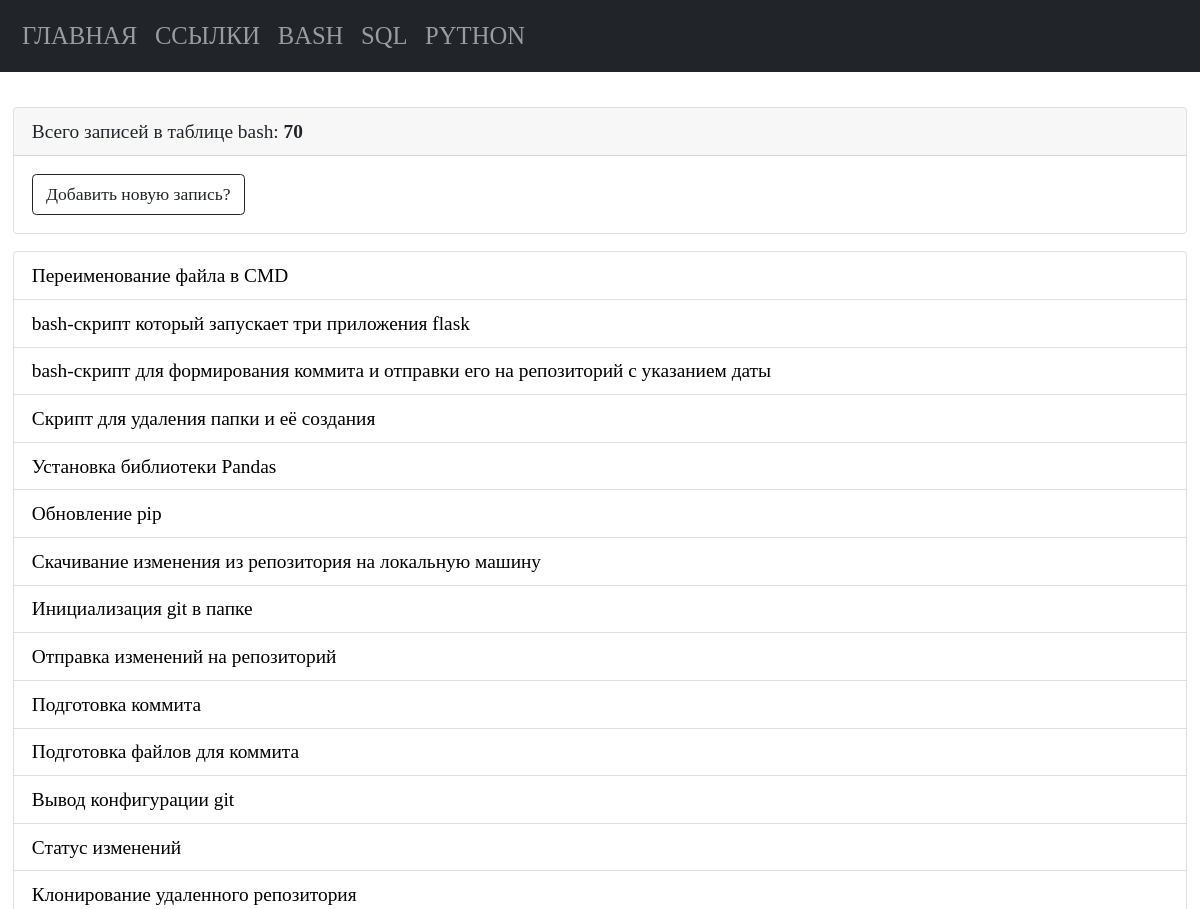
The app's page /bash (upper part), older data.
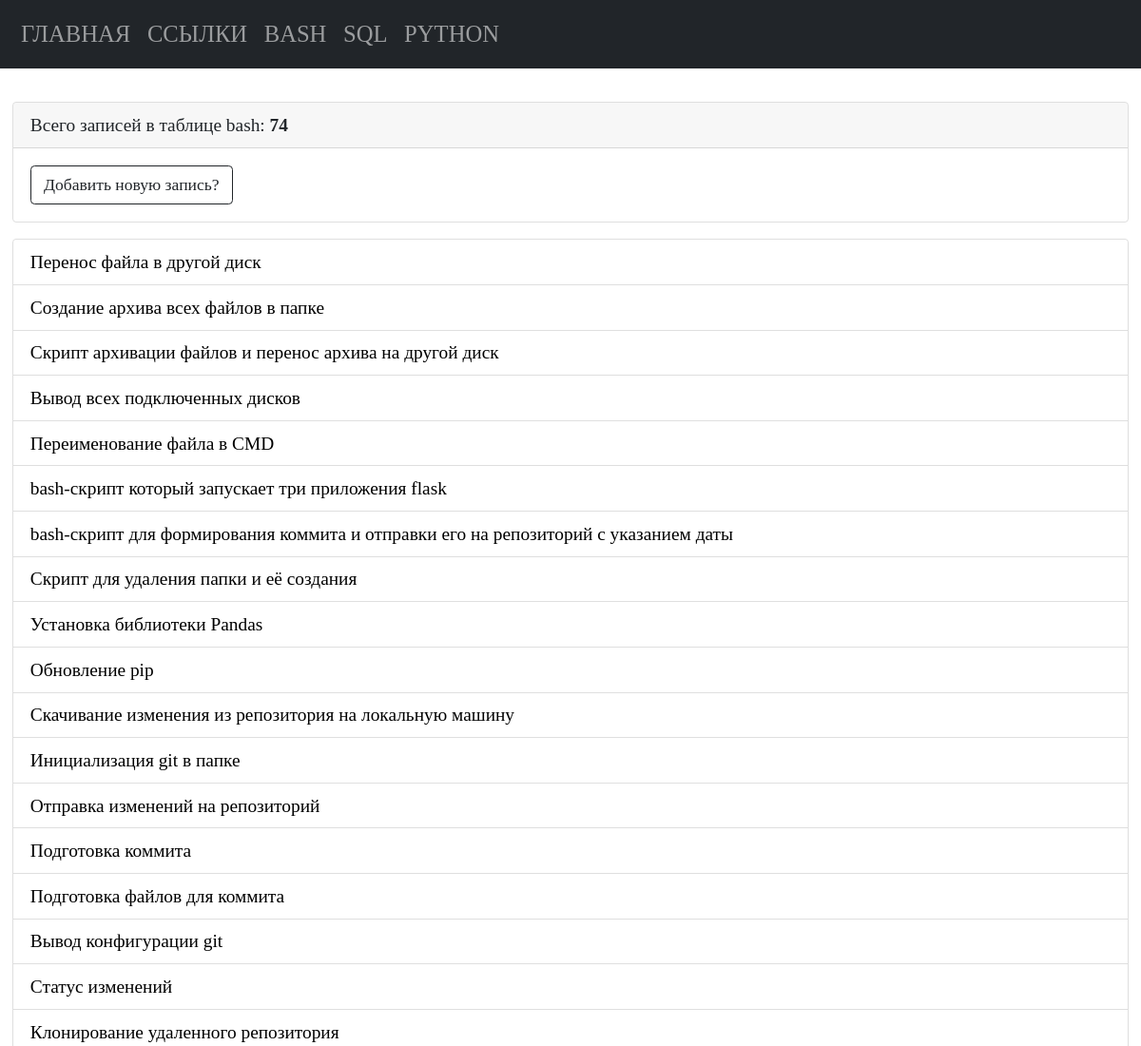
The same page, newer data.
### tables this page shows
CREATE TABLE "bash" (
    bash_id INTEGER PRIMARY KEY AUTOINCREMENT,
    bash_command TEXT NOT NULL,
    bash_name TEXT NOT NULL
  );

### modules/bash/bash_list_commands.py (the view)
@bp.route("/bash")
def bash_list_commands():
    conn = connect.get_db_connection()
    cur = conn.cursor()
    bash_list_count = cur.execute("SELECT COUNT(*) FROM bash")
    bash_list_count_print = bash_list_count.fetchone()
    bash_list_count_print_int = int(bash_list_count_print[0])
    bash_list = conn.execute("SELECT * FROM bash ORDER BY 1 DESC").fetchall()
    conn.close()
    return render_template("bash/bash_list_commands.html",
                           bash_list=bash_list,
                           bash_list_count_print_int=bash_list_count_print_int,
                           )

### modules/connect.py (called while the page is built)
def get_db_connection():
    db_path = os.path.join(BASE_DIR, '../database.db')
    conn = sqlite3.connect(db_path)
    conn.row_factory = sqlite3.Row
    return conn

### templates/bash/bash_list_commands.html
{% extends "base.html" %} {% block title %}Команды bash{% endblock %} {% block content %}
<div class="card mb-3">
   <div class="card-header">
      Всего записей в таблице bash: <b>{{ bash_list_count_print_int }}</b>
   </div>
   <div class="card-body">
      <p class="card-text">
         <a href="{{ url_for('add_bash_command.add_bash_command') }}" class="btn btn-outline-dark">Добавить новую запись?</a>
      </p>
   </div>
</div>
<ul class="list-group">
   {% for bash_list in bash_list %}
   <li class="list-group-item"><a href="{{ url_for('get_post_bash_command.get_post_bash_command', bash_id=bash_list['bash_id']) }}">{{
         bash_list['bash_name'] }}</a></li>
   {% endfor %}
</ul>
{% endblock %}

### templates/base.html (shortened to what this page needs)
<!doctype html>
<html>
   <head>
      <link href="https://cdn.jsdelivr.net/npm/bootstrap@5.0.2/dist/css/bootstrap.min.css" rel="stylesheet">
      <link href="{{ url_for('static', filename='styles.css') }}" rel="stylesheet">
   </head>
   <body>
      {% include 'navbar.html' %}
      <div class="container-fluid">
         <article>
            {% block content %}
            {% endblock %}
         </article>
      </div>
   </body>
</html>

### templates/navbar.html (shortened to what this page needs)
<nav class="navbar navbar-expand-lg navbar navbar-dark bg-dark">
  <div class="container-fluid">
    <div class="collapse navbar-collapse" id="navbarNav">
      <ul class="navbar-nav">
        <li class="nav-item">
          <a class="nav-link" href="{{ url_for('index.index') }}">Главная</a>
        </li>
        <li class="nav-item">
          <a class="nav-link" href="{{ url_for('links_list_commands.links_list_commands') }}">Ссылки</a>
        </li>
        <li class="nav-item">
          <a class="nav-link" href="{{ url_for('bash_list_commands.bash_list_commands') }}">Bash</a>
        </li>
        <li class="nav-item">
          <a class="nav-link" href="{{ url_for('sql_list_commands.sql_list_commands') }}">SQL</a>
        </li>
        <li class="nav-item">
          <a class="nav-link" href="{{ url_for('python_list_commands.python_list_commands') }}">Python</a>
        </li>
      </ul>
    </div>
  </div>
</nav>

### static/styles.css (style rules this page uses)
* { font-family: consolas; font-size: 1.1rem; }
a { color: black; text-decoration: none; }
.nav-link { font-size: 1.4rem; text-transform: uppercase; }
article { padding-top: 2rem; }

Row changes from the older to the newer data that the page shows:
added bash: bash_name "Перенос файла в другой диск"
added bash: bash_name "Создание архива всех файлов в папке"
added bash: bash_name "Скрипт архивации файлов и перенос архива на другой диск"
added bash: bash_name "Вывод всех подключенных дисков"
Text that changed along with them:
{{ bash_list_count_print_int }}: "70" → "74"
